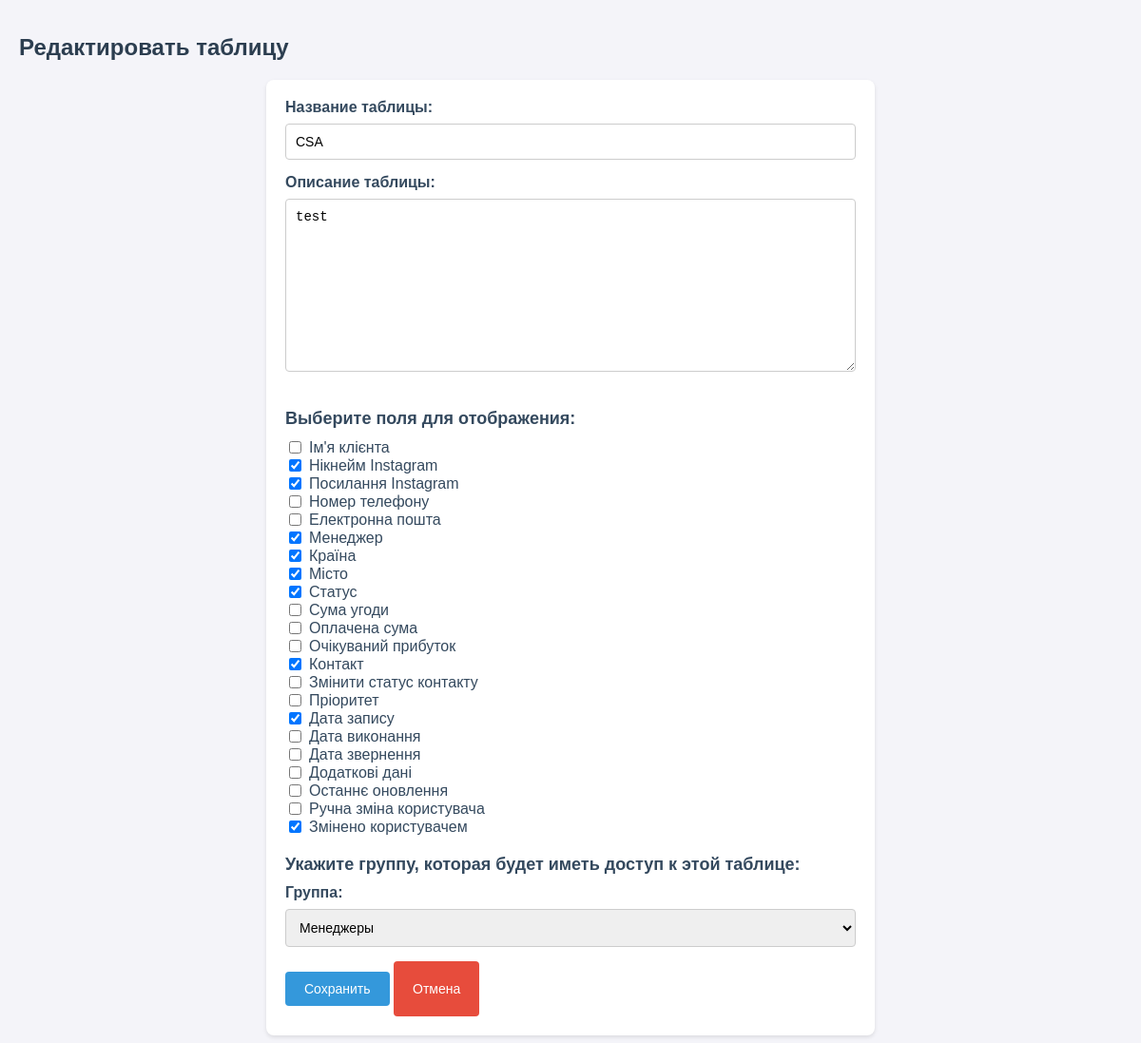
The page /clients/tables/41/edit/ on the database as committed earlier.
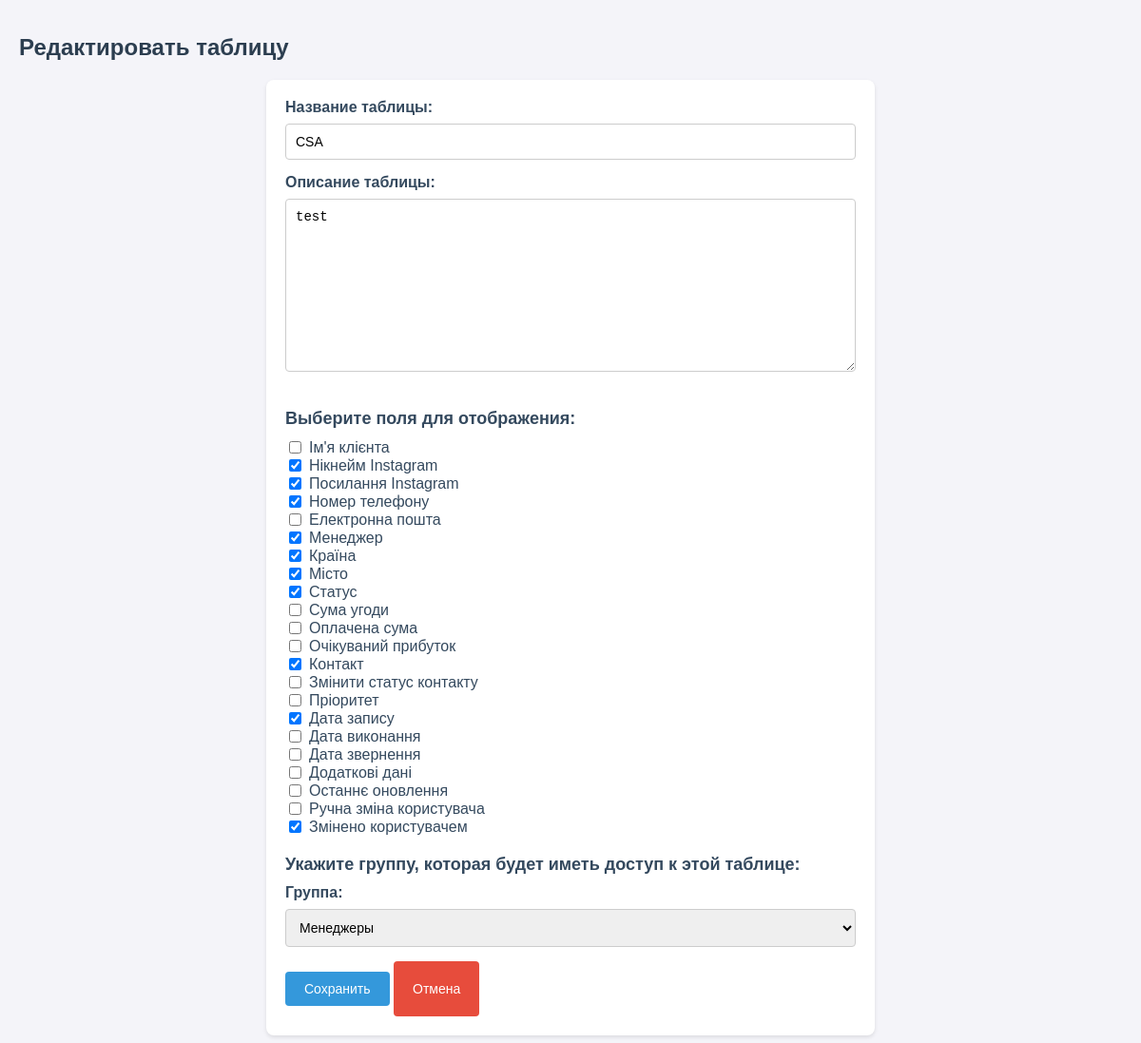
The same page on the database as committed later.
### clients/models.py (models this page shows, shortened)
class CustomTable(models.Model):
    name = models.CharField(max_length=255)  # Название таблицы
    description = models.TextField(blank=True, null=True)
    created_at = models.DateTimeField(auto_now_add=True)  # Дата создания таблицы
    updated_at = models.DateTimeField(auto_now=True)  # Последнее обновление таблицы
    visible_fields = models.JSONField(default=list, blank=True)  # Отображаемые поля в формате списка
    group = models.ForeignKey(
        Group,
        on_delete=models.SET_NULL,
        null=True,
        blank=True,
        related_name='tables',
        verbose_name='Группа с доступом'
    )

### clients/views.py (the view)
# urls.py: path('tables/<int:table_id>/edit/', views.edit_table, name='custom_table_edit'),
def edit_table(request, table_id):
    table = get_object_or_404(CustomTable, id=table_id)
    if request.method == "POST":
        form = CustomTableForm(request.POST, instance=table)
        if form.is_valid():
            table = form.save(commit=False)
            table.visible_fields = [
                {"name": field} if isinstance(field, str) else field
                for field in form.cleaned_data.get('visible_fields', [])
            ]
            table.save()
            messages.success(request, "Таблиця успішно відредагована.")
            return redirect('custom_table_list')
    else:
        visible_fields = table.visible_fields
        if isinstance(visible_fields, str):
            try:
                visible_fields = json.loads(visible_fields)
            except json.JSONDecodeError:
                visible_fields = []
        initial_visible_fields = [field["name"] for field in visible_fields if isinstance(field, dict)]
        form = CustomTableForm(instance=table, initial={"visible_fields": initial_visible_fields})
    return render(request, 'clients/edit_table.html', {'form': form, 'table': table})

### clients/templates/clients/edit_table.html (shortened to what this page needs)
{% load static %}
<!DOCTYPE html>
<html lang="en">
<head>
    <link rel="stylesheet" href="{% static 'css/create_table.css' %}">
</head>
<body>
    <h1>Редактировать таблицу</h1>
    <form method="POST" class="table-form">
        <label for="id_name">Название таблицы:</label>
        {{ form.name }}
        <label for="id_description">Описание таблицы:</label>
        {{ form.description }}
        <h3>Выберите поля для отображения:</h3>
        <div class="field-selection">
            {{ form.visible_fields }}
        </div>
        <h3>Укажите группу, которая будет иметь доступ к этой таблице:</h3>
        <div>
            <label for="id_group">Группа:</label>
            {{ form.group }}
        </div>
        <button type="submit" class="btn-save">Сохранить</button>
        <a href="{% url 'custom_table_list' %}" class="btn-cancel">Отмена</a>
    </form>
</body>
</html>

Rows that differ between the two databases and show on the page:
changed CustomTable "CSA": visible_fields "☐ ☑ ☑ ☐ ☐ ☑ ☑ ☑ ☑ ☐ ☐ ☐ ☑ ☐ ☐ ☑ ☐ ☐ ☐ ☐ ☐ ☑" → "☐ ☑ ☑ ☑ ☐ ☑ ☑ ☑ ☑ ☐ ☐ ☐ ☑ ☐ ☐ ☑ ☐ ☐ ☐ ☐ ☐ ☑"
